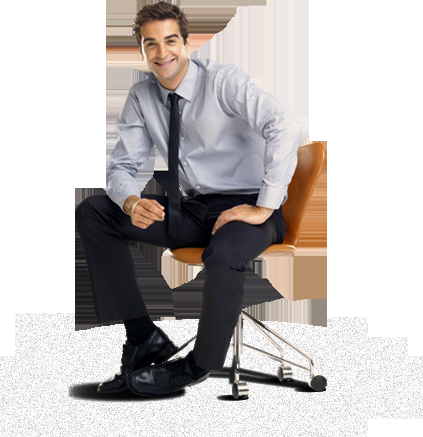
#> input picture Detection Algorithm/Test Image/face1.png, 423 x 437 px, given in place of face1.jpg, which was not available
$ python '1.2 CheckSeat.py'
#> lines starting #> are read from the running program, lines starting #| are printed output that depends on the picture; after the words box and inside, x2 and y2 are one past the last pixel; in counts of white or black regions, pixels touching at a corner belong together; pictures that were not available may be replaced by others from this repository, and a replacement may not be noted
#> further down, img is the input picture: shape (437, 423, 3); mean B, G, R 188.2, 189.9, 194.4
import cv2
import timeit


# 영상 검출기
def videoDetector(cam, cascade):
    while True:

        start_t = timeit.default_timer()
        # 알고리즘 시작 시점
        """ 알고리즘 연산 """

        # 캡처 이미지 불러오기
        ret, img = cam.read()
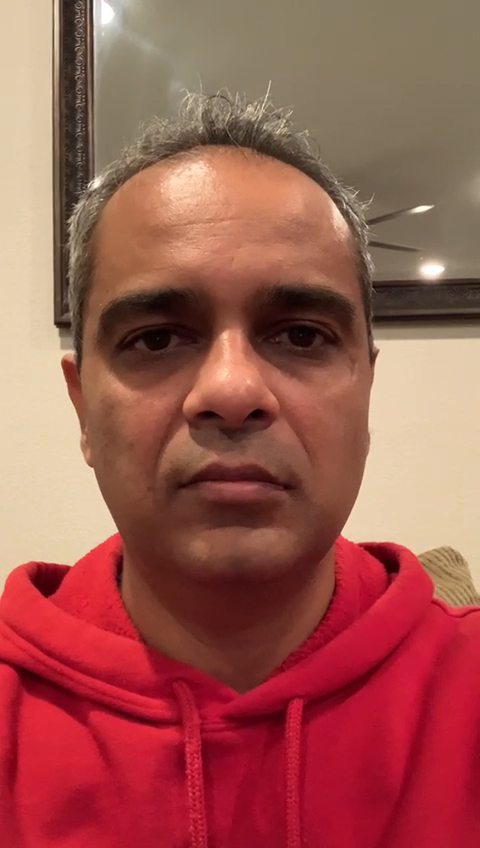
#> input picture frame 25 of Detection Algorithm/Mobilenet/eye_tracking/center_focus.mp4, 480 x 848 px, given in place of sample.mp4, which was not available
#> img is the input picture: shape (848, 480, 3); mean B, G, R 80.9, 89.4, 158.1

        # 영상 압축
        img = cv2.resize(img, dsize=None, fx=1.0, fy=1.0)

        # 그레이 스케일 변환
        gray = cv2.cvtColor(img, cv2.COLOR_BGR2GRAY)
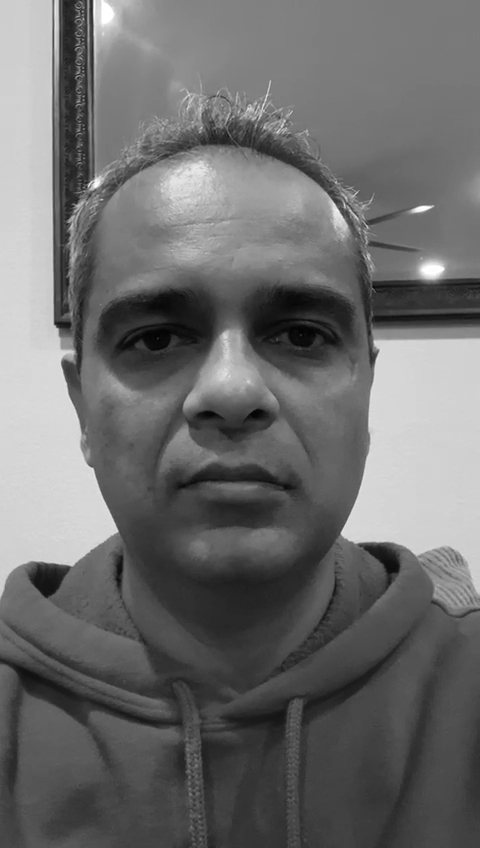
#> gray: shape (848, 480); min 2, max 255, mean 109
        # cascade 얼굴 탐지 알고리즘
        results = cascade.detectMultiScale(gray,  # 입력 이미지
                                           scaleFactor=1.1,  # 이미지 피라미드 스케일 factor
                                           minNeighbors=5,  # 인접 객체 최소 거리 픽셀
                                           minSize=(20, 20)  # 탐지 객체 최소 크기
                                           )
#> results = [[45, 186, 376, 376]]

        # print(results)
        # print(len(results))

        if len(results) == 0:
            print('The student isn\'t sitting in his/her seat.')
        elif len(results) >= 1:
            print('The student is sitting in his/her seat.')

        for box in results:
            x, y, w, h = box
            cv2.rectangle(img, (x, y), (x + w, y + h), (255, 255, 255), thickness=2)
#> this loop made 1 pass
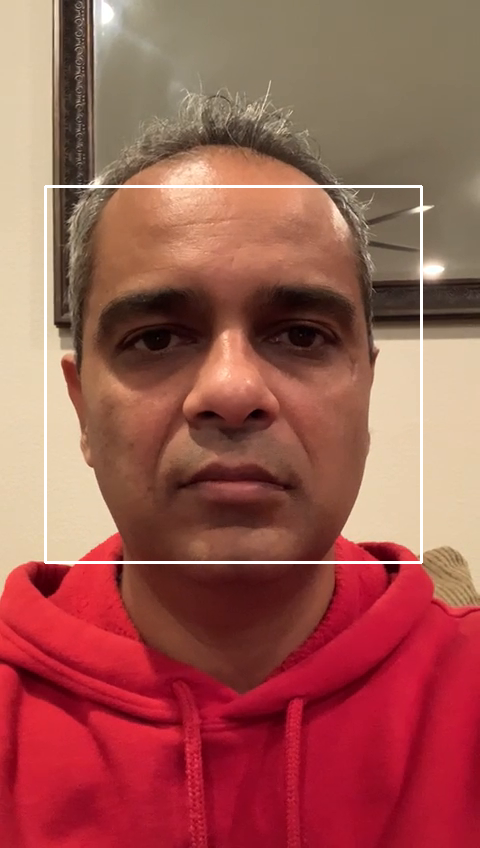
#> img: shape (848, 480, 3); 1.11% of pixels changed, all inside (x1, y1, x2, y2) = (44, 185, 423, 564)

        """ 알고리즘 연산 """
        # 알고리즘 종료 시점
        terminate_t = timeit.default_timer()
        FPS = 'fps' + str(int(1. / (terminate_t - start_t)))
        cv2.putText(img, FPS, (30, 30), cv2.FONT_HERSHEY_SIMPLEX, 1, (255, 255, 255), 1)
#> img: shape (848, 480, 3); 0.04% of pixels changed, all inside (x1, y1, x2, y2) = (32, 9, 90, 38)

        # 영상 출력
        cv2.imshow('facenet', img)

        if cv2.waitKey(1) > 0:
#> (key Esc is pressed here)
            break


# 사진 검출기
def imgDetector(img, cascade):
    # 영상 압축
#> (the run stopped early here; a loop or call above may not have finished)
